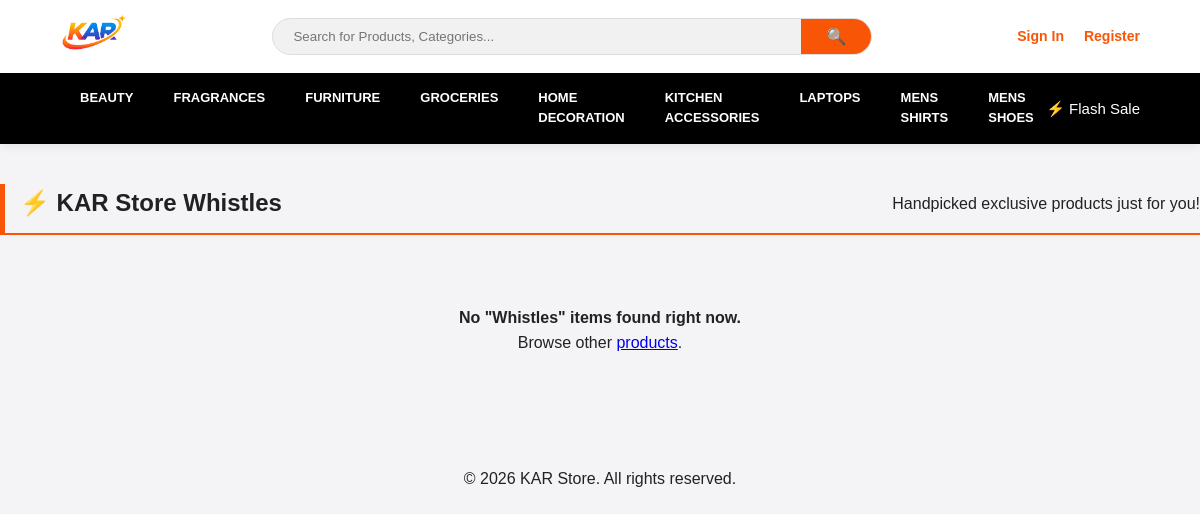
/orders/whistles/, run on an earlier commit of the app's database.
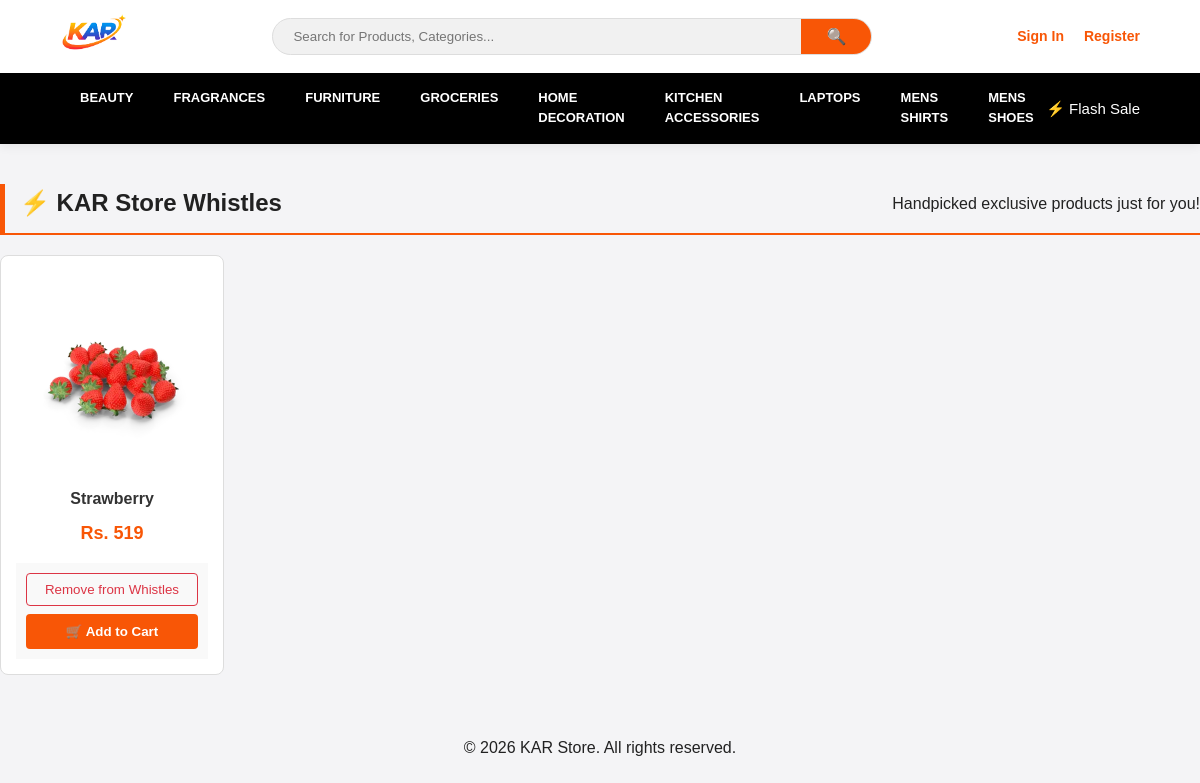
And on a later commit of the database.
### products/models.py (models this page shows, shortened)
class Category(models.Model):
    name = models.CharField(max_length=100)
    class Meta:
        verbose_name_plural = "Categories"

class Product(models.Model):
    seller = models.ForeignKey(settings.AUTH_USER_MODEL, on_delete=models.CASCADE)
    category = models.ForeignKey(Category, on_delete=models.CASCADE)
    name = models.CharField(max_length=100)
    description = models.TextField()
    price = models.FloatField()
    image = models.ImageField(upload_to='products/')
    total_sales = models.IntegerField(default=0)
    is_whistle = models.BooleanField(default=False)

### orders/views.py (the view)
# urls.py: path('whistles/', whistles_view, name='whistles'),
def whistles_view(request):
    if request.user.is_authenticated and not request.user.is_superuser and not request.user.is_staff and not request.user.role == 'SELLER' and request.user.role == 'CUSTOMER':
        CustomerActivity.objects.create(
            user=request.user,
            action='view_whistles'
        )
    products = Product.objects.filter(is_whistle=True)
    return render(request, 'pages/whistles.html', {'products': products})

### accounts/context_processors.py (called while the page is built)
def category_context(request):
    return {
        'categories': Category.objects.all()
    }

### templates/pages/whistles.html (shortened to what this page needs)
{% extends 'pages/base.html' %}
{% load static %}
{% block content %}
<div class="container mt-4">
    <div class="section-header mb-4" style="border-bottom: 2px solid #f85606; padding-bottom: 10px;">
        <h2 style="color: #212121;">⚡ KAR Store Whistles</h2>
        <p class="text-muted">Handpicked exclusive products just for you!</p>
    </div>
    <div id="whistle-grid" class="product-grid" style="display: grid; grid-template-columns: repeat(auto-fill, minmax(220px, 1fr)); gap: 20px;">
        {% for product in products %}
            <div class="product-card" id="product-card-{{ product.id }}" style="border: 1px solid #ddd; border-radius: 8px; overflow: hidden; background: #fff; transition: 0.3s; display: flex; flex-direction: column;">
                <div class="product-clickable-area"
                     onclick="showProduct(event, '{{ product.name|escapejs }}', '{% if product.image %}{{ product.image.url }}{% endif %}', '{{ product.price|floatformat:2 }}', '{{ product.description|escapejs }}', '{{ product.id }}')"
                     style="cursor: pointer; flex-grow: 1;">
                    <div class="product-img" style="height: 200px; overflow: hidden;">
                        <img src="{% if product.image %}{{ product.image.url }}{% else %}{% static 'images/default_product.png' %}{% endif %}"
                             alt="{{ product.name }}"
                             style="width: 100%; height: 100%; object-fit: cover;">
                    </div>
                    <div class="product-info" style="padding: 15px;">
                        <h5 style="font-size: 16px; margin-bottom: 8px; color: #333;">{{ product.name }}</h5>
                        <p style="color: #f85606; font-weight: bold; font-size: 18px;">Rs. {{ product.price|floatformat:0 }}</p>
                    </div>
                </div>
                <div class="card-footer" style="padding: 10px; background: #f9f9f9; text-align: center; margin-top: auto; display: flex; flex-direction: column; gap: 8px;">
                    <button class="btn btn-sm btn-outline-danger"
                            onclick="handleWhistleClick(event, '{{ product.id }}')"
                            style="width: 100%; font-weight: 500; cursor: pointer; padding: 8px; border-radius: 4px; border: 1px solid #dc3545; color: #dc3545; background: transparent;">
                        Remove from Whistles
                    </button>
                    <button class="btn btn-sm btn-warning"
                            onclick="addToCart('{{ product.id }}')"
                            style="width: 100%; font-weight: 700; background: #f85606; color: #fff; border: none; cursor: pointer; padding: 10px; border-radius: 4px;">
                        🛒 Add to Cart
                    </button>
                </div>
            </div>
        {% empty %}
            <div id="empty-msg" style="grid-column: 1/-1; text-align: center; padding: 50px 0;">
                <h4 class="text-muted">No "Whistles" items found right now.</h4>
                <p>Browse other <a href="{% url 'home' %}">products</a>.</p>
            </div>
        {% endfor %}
    </div>
</div>
{% endblock %}

### templates/components/navbar.html (shortened to what this page needs)
{% load static %}
<div class="main-nav-wrapper">
    <header class="top-header">
        <div class="nav-logo">
            <a href="{% url 'home' %}">
                <img src="{% static 'image/logo.png' %}" alt="KAR Store">
            </a>
        </div>
        <div class="nav-search">
            <form method="GET" action="{% url 'home' %}">
                <input type="text" name="q" placeholder="Search for Products, Categories..."
                       autocomplete="off" value="{{ query|default:'' }}">
                <button type="submit">🔍</button>
            </form>
        </div>
        <div class="nav-utilities">
            {% if user.is_authenticated %}
                {% if user.role == 'CUSTOMER' and not user.is_staff and not user.role == 'SELLER' %}
                    <a href="{% url 'cart_detail' %}" class="cart-link" style="text-decoration: none; color: inherit;">
                        🛒 Cart <strong id="cart-count">({{ request.user.cart.items.count|default:0 }})</strong>
                    </a>
                    <a href="{% url 'whistles' %}" class="auth-link">Whistles</a>
                {% endif %}
                <a href="{% url 'orders' %}" class="auth-link">Orders</a>
                <a href="{% url 'products' %}" class="auth-link">Products</a>
                <div class="profile-dropdown">
                    <div class="profile-trigger" onclick="toggleUserDropdown()">
                        <img src="{% static 'image/account.png' %}" alt="Profile" class="user-logo-img">
                    </div>
                    <ul class="dropdown-menu" id="userMenu">
                        <li class="user-name-header">Hi, {{ user.username }}</li>
                        <hr>
                        {% if user.role == 'SELLER' %}
                            <li><a href="{% url 'dashboard' %}" style="color:#f85606; font-weight: bold;">Seller Dashboard</a></li>
                        {% endif %}
                        <li><a href="{% url 'account:update_profile' %}">Edit Profile</a></li>
                        <hr>
                        <li><a href="{% url 'logout' %}" class="logout-btn">Logout</a></li>
                    </ul>
                </div>
            {% else %}
                <a href="{% url 'login' %}" class="auth-link" id="sign-in-link">Sign In</a>
                <a href="{% url 'register' %}" class="auth-link">Register</a>
            {% endif %}
        </div>
    </header>
    {% if request.resolver_match.url_name != 'login' and request.resolver_match.url_name != 'register' and request.resolver_match.url_name != 'dashboard' %}
    <nav class="category-strip">
        <div class="mega-menu-container">
            <div class="scroll-wrapper">
                <ul class="dynamic-category-list">
                    {% for cat in categories %}
                    <li class="cat-item">
                        <a href="{% url 'category_products' cat.id %}" class="cat-link">{{ cat.name }}</a>
                    </li>
                    {% endfor %}
                </ul>
            </div>
            <div class="nav-addon-info">
                <span style="color: #ffffff; font-weight: 500; font-size: 15px;">⚡ Flash Sale</span>
            </div>
        </div>
    </nav>
    {% endif %}
</div>

What changed in the data, as far as the page shows it:
now on this page (row edited): Product: image (placeholder picture), name "Strawberry", price "519"
Also different on the page:
text no longer shown: "No \"Whistles\" items found right now. Browse other products ."
